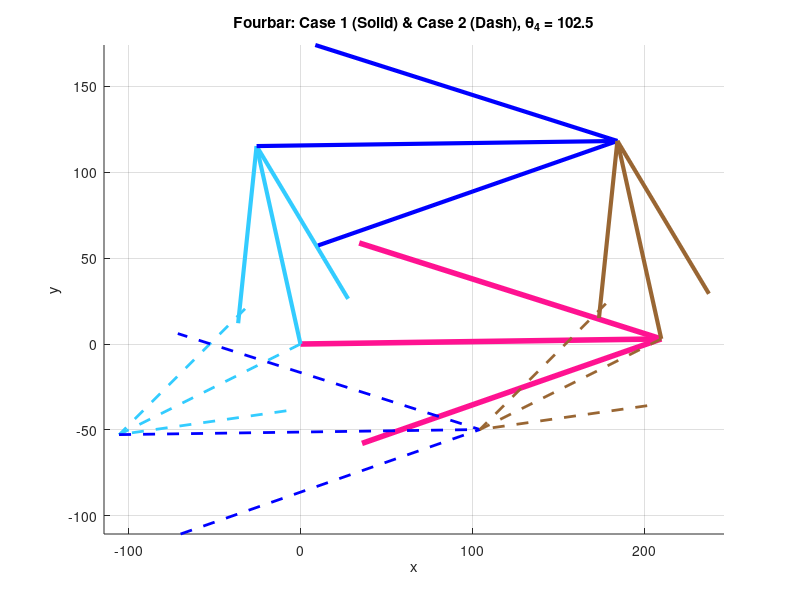

This chart was generated by the following MATLAB code:
clear all
close all
clc

% 1. Parameter Definitions 
L1 = 210; % Length of Link1 d (Ground) - Pink
L2 = 118; % Length of Link2 a (Input) - Light Blue
L3 = 210; % Length of Link3 b (Coupler) - Blue
L4 = 118; % Length of Link4 c (Output) - Brown

% Mapping to standard variables
d = L1;
a = L2;
b = L3;
c = L4;

% Ground angle (Lifted up by 0.81 degrees)
theta1_deg = 0.81;
theta1 = deg2rad(theta1_deg); 

% Input: Theta 4 (Global)
q4_global_deg = 102.5;
q4_global = deg2rad(q4_global_deg);

% Convert to Local Frame (Relative to Ground Link)
q4 = q4_global - theta1;

% ---------------------------------------------------------
% STEP 1: Find Theta 2 given Theta 4 (Inverse Kinematics)
% ---------------------------------------------------------

% K Constants (Swapping a and c for Inverse Kinematics)
K1_inv = d/c; 
K2_inv = d/a; 
K3_inv = (c^2 - b^2 + a^2 + d^2)/(2*c*a); 

% Coefficients A, B, C for finding q2
A = cos(q4) - K1_inv - K2_inv*cos(q4) + K3_inv;
B = -2*sin(q4);
C = K1_inv - (K2_inv + 1)*cos(q4) + K3_inv;

% Solve for q2 (Two Solutions)
disc = B^2 - 4*A*C;

% q2 Case 1 (Parallel/Open)
q2_local_1 = 2*atan((-B - sqrt(disc))/(2*A));
% q2 Case 2 (Crossed/Anti-Parallel) 
q2_local_2 = 2*atan((-B + sqrt(disc))/(2*A));

% ---------------------------------------------------------
% STEP 2: Find Theta 3 given Theta 2 (For BOTH Cases)
% ---------------------------------------------------------
K1 = d/a;
K4 = d/b;
K5 = (c^2 - d^2 - a^2 - b^2)/(2*a*b);

% --- Calculate q3 for Case 1 ---
D1 = cos(q2_local_1) - K1 + K4*cos(q2_local_1) + K5;
E1 = -2*sin(q2_local_1);
F1 = K1 + (K4 - 1)*cos(q2_local_1) + K5;
% Note: Sign choice for q3 often depends on configuration. 
% Usually Open uses -sqrt, Crossed uses +sqrt or vice versa depending on geometry.
q3_local_1 = 2*atan((-E1 - sqrt(E1^2 - 4*D1*F1))/(2*D1)); 

% --- Calculate q3 for Case 2 ---
D2 = cos(q2_local_2) - K1 + K4*cos(q2_local_2) + K5;
E2 = -2*sin(q2_local_2);
F2 = K1 + (K4 - 1)*cos(q2_local_2) + K5;
q3_local_2 = 2*atan((-E2 + sqrt(E2^2 - 4*D2*F2))/(2*D2)); 


% Calculate Global Angles for display
q2_global_1 = rad2deg(q2_local_1 + theta1);
q3_global_1 = rad2deg(q3_local_1 + theta1);

q2_global_2 = rad2deg(q2_local_2 + theta1);
q3_global_2 = rad2deg(q3_local_2 + theta1);


% ---------------------------------------------------------
% VECTOR CALCULATION (Pre-calculate for Plotting)
% ---------------------------------------------------------
% Define Colors
color_Pink = [1, 0.07, 0.57];  
color_LBlue = [0.2, 0.8, 1];   
color_Blue = [0, 0, 1];        
color_Brown = [0.6, 0.4, 0.2]; 

% Ground Vector (Same for both)
RO4O2 = d*exp(j*theta1); 
RO4O2x = real(RO4O2); RO4O2y = imag(RO4O2);

% --- Vectors for Case 1 ---
RA1 = a*exp(j*(q2_local_1 + theta1));
RBA1 = b*exp(j*(q3_local_1 + theta1));
RBO4_1 = c*exp(j*(q4 + theta1)); % Fixed Input

RA1x = real(RA1); RA1y = imag(RA1);
RBA1x = real(RBA1); RBA1y = imag(RBA1);
% End points
Ax1 = RA1x; Ay1 = RA1y;
Bx1 = RA1x + RBA1x; By1 = RA1y + RBA1y;
O4x = RO4O2x; O4y = RO4O2y;


% --- Vectors for Case 2 ---
RA2 = a*exp(j*(q2_local_2 + theta1));
RBA2 = b*exp(j*(q3_local_2 + theta1));
RBO4_2 = c*exp(j*(q4 + theta1)); % Fixed Input

RA2x = real(RA2); RA2y = imag(RA2);
RBA2x = real(RBA2); RBA2y = imag(RBA2);
% End points
Ax2 = RA2x; Ay2 = RA2y;
Bx2 = RA2x + RBA2x; By2 = RA2y + RBA2y;


% ---------------------------------------------------------
% PLOTTING
% ---------------------------------------------------------
figure(1);
hold on;

% --- Plot Case 1: Open Circuit (Solid Lines) ---
% 1. Ground (Pink)
quiver(0, 0, O4x, O4y, 0, 'Color', color_Pink, 'LineWidth', 4, 'MaxHeadSize', 0.5);
% 2. Link 2 (Light Blue)
quiver(0, 0, Ax1, Ay1, 0, 'Color', color_LBlue, 'LineWidth', 3, 'MaxHeadSize', 0.5);
% 3. Link 3 (Blue) - From A to B
quiver(Ax1, Ay1, Bx1-Ax1, By1-Ay1, 0, 'Color', color_Blue, 'LineWidth', 3, 'MaxHeadSize', 0.5);
% 4. Link 4 (Brown) - From O4 to B
quiver(O4x, O4y, Bx1-O4x, By1-O4y, 0, 'Color', color_Brown, 'LineWidth', 3, 'MaxHeadSize', 0.5);


% --- Plot Case 2: Crossed Circuit (Dashed Lines) ---
% 2. Link 2 (Light Blue)
quiver(0, 0, Ax2, Ay2, 0, 'Color', color_LBlue, 'LineWidth', 2, 'LineStyle', '--', 'MaxHeadSize', 0.5);
% 3. Link 3 (Blue) - From A to B
quiver(Ax2, Ay2, Bx2-Ax2, By2-Ay2, 0, 'Color', color_Blue, 'LineWidth', 2, 'LineStyle', '--', 'MaxHeadSize', 0.5);
% 4. Link 4 (Brown) - From O4 to B
quiver(O4x, O4y, Bx2-O4x, By2-O4y, 0, 'Color', color_Brown, 'LineWidth', 2, 'LineStyle', '--', 'MaxHeadSize', 0.5);


axis equal; grid on;
title(['Fourbar: Case 1 (Solid) & Case 2 (Dash), \theta_4 = ' num2str(q4_global_deg)]);
xlabel('x'); ylabel('y');

% Display Results
fprintf('--- Results ---\n');
fprintf('Case 1 (Solid): Theta 2 = %.4f deg, Theta 3 = %.4f deg\n', q2_global_1, q3_global_1);
fprintf('Case 2 (Dash) : Theta 2 = %.4f deg, Theta 3 = %.4f deg\n', q2_global_2, q3_global_2);
